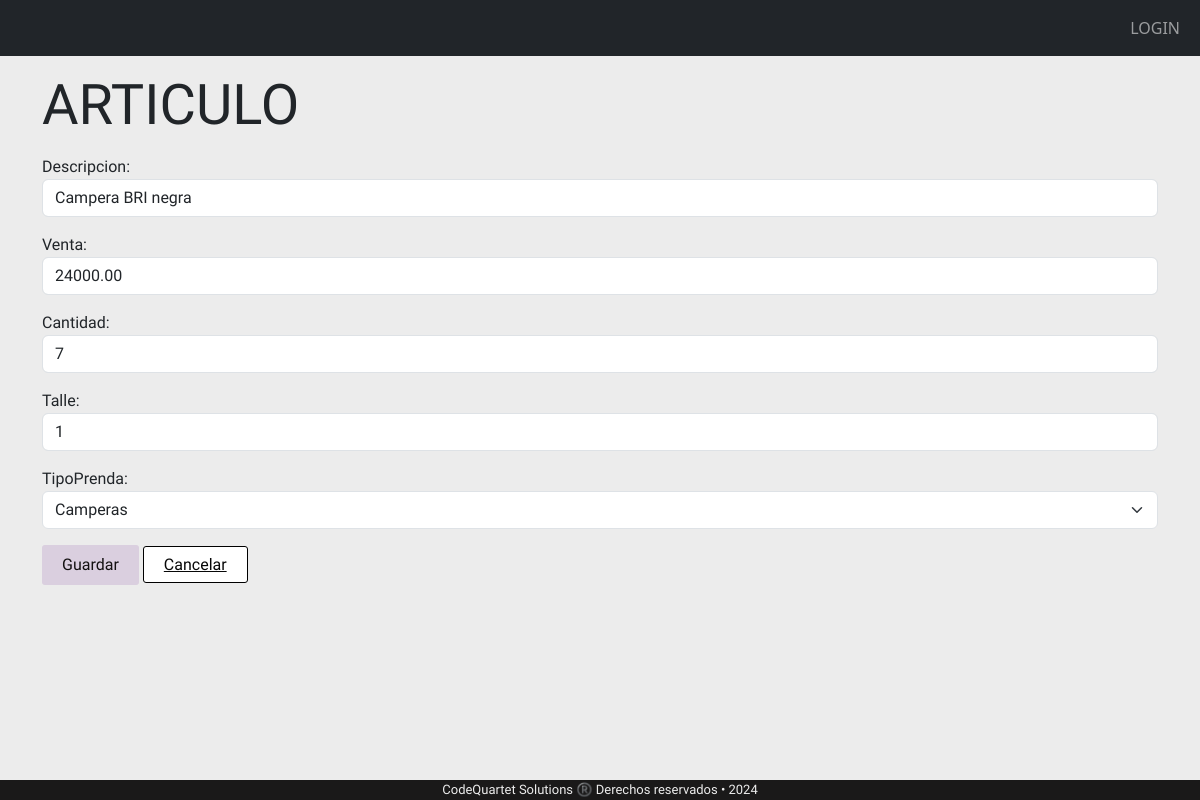
The app's page /articulos/ArticulosModif/16/ with its own data.
### appRieVictoria/models.py (models this page shows, shortened)
class Articulos (models.Model):
    descripcion = models.CharField( max_length= 100,help_text= '')
    venta= models.DecimalField(max_digits=10, decimal_places=2)
    cantidad = models.BigIntegerField(help_text='')
    talle = models.CharField(max_length=3)
    ventas = models.ManyToManyField("Ventas" ,related_name='articulos_vendidos', through="ventaProd")
    tipoPrenda =models.ForeignKey("tipoPrenda", on_delete=models.CASCADE, default=1)

class TipoPrenda (models.Model):
    descripcion =models.CharField( max_length= 60,help_text= 'Tipo de articulo')
    def __str__(self) -> str:
        return str(self.descripcion)

### appRieVictoria/views.py (the view)
# urls.py: path('articulos/ArticulosModif/<int:pk>/', views.ArticulosModif, name='ArticulosModif'),
def ArticulosModif(request, pk):
    articulos = Articulos.objects.get(pk=pk)
    if request.method == 'POST':
        form = ArticulosForm(request.POST, instance=articulos)
        if form.is_valid():
            form.save()
            return HttpResponseRedirect(reverse('tabla'))
    else:
        form = ArticulosForm(instance=articulos)
    return render(request, 'ArticulosForm.html', {'form': form, 'articulos': articulos})

### appRieVictoria/forms.py
class ArticulosForm(forms.ModelForm):
    class Meta:
        model = Articulos
        fields = ('descripcion', 'venta', 'cantidad', 'talle', 'tipoPrenda'  )
        widgets = {
            'descripcion': forms.TextInput(attrs={'class': 'form-control'}),
            'venta': forms.NumberInput(attrs={'class': 'form-control'}),
            'cantidad': forms.NumberInput(attrs={'class': 'form-control'}),
            'talle': forms.TextInput(attrs={'class': 'form-control'}),
            'tipoPrenda': forms.Select(attrs={'class': 'form form-select'}),
        }

### proyectoRieVictoria/templates/articulosForm.html (shortened to what this page needs)
{% extends "base.html" %}
{% block content %}
<div class= "letra">
<div class="row">
    <h3 class="display-4 my-3">ARTICULO</h3>
    <form method="post" enctype="multipart/form-data">
        {{ form.as_p }}
        <button class="botonguardar" type="submit">Guardar</button>
        <a class="botoncancelar" class= "botoncancelar:hover" href="{% url 'tabla' %}">Cancelar</a>
    </form>
</div>
</div>
{% endblock %}

### proyectoRieVictoria/static/estilos.css (style rules this page uses)
body { background-color: rgb(236, 236, 236); position: relative; }
.letra { font-family: "Gotu", sans-serif; font-size: 16px; }
.botonguardar { font-family: "Gotu", sans-serif; background-color: #dacfdf; color: #131111; border: none; border-radius:3px; padding: 8px 20px; font-size: 16px; cursor: pointer; transition: background-color 0.3s ease; }
.botoncancelar { font-family: "Gotu", sans-serif; background-color: #ffffff; color: #070707; border: 0.1px solid rgb(0, 0, 0); border-radius: 3px; padding: 8px 20px; font-size: 16px; cursor: pointer; transition: background-color 0.3s ease; }

### records on screen
Articulos: descripcion "Campera BRI negra", venta "24000.00", cantidad "7", talle "1", tipoPrenda "Camperas"
